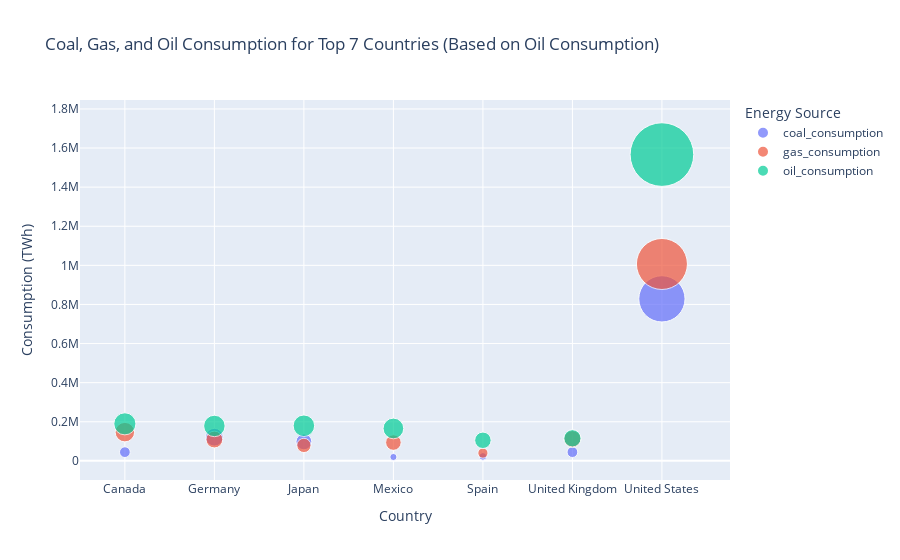

This figure's notebook cell:
### Code cell
# Filtered from 2000 to 2024
filtered_df = df_mongo[(df_mongo['year'] >= 2000) & (df_mongo['year'] <= 2024)]

# Get the top 7 countries based on oil consumption
top_countries_oil = filtered_df.groupby('country')['oil_consumption'].sum().nlargest(7).index

# Filter data for the top 7 countries
top_countries_data = filtered_df[filtered_df['country'].isin(top_countries_oil)]

# Group by country and sum the consumption for each energy source (coal, gas, oil)
grouped_data = top_countries_data.groupby('country').agg({
    'coal_consumption': 'sum',
    'gas_consumption': 'sum',
    'oil_consumption': 'sum'
}).reset_index()

# Convert the data to long format for Plotly
long_format = grouped_data.melt(id_vars='country', 
                                value_vars=['coal_consumption', 'gas_consumption', 'oil_consumption'], 
                                var_name='Energy Source', value_name='Consumption')

# Create the bubble plot using Plotly
fig = px.scatter(long_format, 
                 x='country', 
                 y='Consumption', 
                 size='Consumption',
                 size_max=45, 
                 color='Energy Source',
                 labels={'Consumption':'Consumption (TWh)', 'country':'Country'},
                 title='Coal, Gas, and Oil Consumption for Top 7 Countries (Based on Oil Consumption)',
                 hover_name='country', 
                 hover_data=['Consumption', 'Energy Source'])

# Update axis labels
fig.update_layout(xaxis_title='Country', yaxis_title='Consumption (TWh)')

# Show the plot
fig.show()

### Figure 1 — Plotly figure (JSON) as saved in the notebook; plotly's stock layout.template omitted (floating-point values rounded to 4 significant figures)
{"data": [{"customdata": [["coal_consumption"], ["coal_consumption"], ["coal_consumption"], ["coal_consumption"], ["coal_consumption"], ["coal_consumption"], ["coal_consumption"]], "hovertemplate": "<b>%{hovertext}</b><br><br>Energy Source=%{customdata[0]}<br>Country=%{x}<br>Consumption (TWh)=%{marker.size}<extra></extra>", "hovertext": ["Canada", "Germany", "Japan", "Mexico", "Spain", "United Kingdom", "United States"], "legendgroup": "coal_consumption", "marker": {"color": "#636efa", "size": [44580.0, 121100.0, 97270.0, 19760.0, 22860.0, 44770.0, 828600.0], "sizemode": "area", "sizeref": 773.6, "symbol": "circle"}, "mode": "markers", "name": "coal_consumption", "orientation": "v", "showlegend": true, "type": "scatter", "x": ["Canada", "Germany", "Japan", "Mexico", "Spain", "United Kingdom", "United States"], "xaxis": "x", "y": [44580.0, 121100.0, 97270.0, 19760.0, 22860.0, 44770.0, 828600.0], "yaxis": "y"}, {"customdata": [["gas_consumption"], ["gas_consumption"], ["gas_consumption"], ["gas_consumption"], ["gas_consumption"], ["gas_consumption"], ["gas_consumption"]], "hovertemplate": "<b>%{hovertext}</b><br><br>Energy Source=%{customdata[0]}<br>Country=%{x}<br>Consumption (TWh)=%{marker.size}<extra></extra>", "hovertext": ["Canada", "Germany", "Japan", "Mexico", "Spain", "United Kingdom", "United States"], "legendgroup": "gas_consumption", "marker": {"color": "#EF553B", "size": [147000.0, 109000.0, 78950.0, 93620.0, 39870.0, 111500.0, 1007000.0], "sizemode": "area", "sizeref": 773.6, "symbol": "circle"}, "mode": "markers", "name": "gas_consumption", "orientation": "v", "showlegend": true, "type": "scatter", "x": ["Canada", "Germany", "Japan", "Mexico", "Spain", "United Kingdom", "United States"], "xaxis": "x", "y": [147000.0, 109000.0, 78950.0, 93620.0, 39870.0, 111500.0, 1007000.0], "yaxis": "y"}, {"customdata": [["oil_consumption"], ["oil_consumption"], ["oil_consumption"], ["oil_consumption"], ["oil_consumption"], ["oil_consumption"], ["oil_consumption"]], "hovertemplate": "<b>%{hovertext}</b><br><br>Energy Source=%{customdata[0]}<br>Country=%{x}<br>Consumption (TWh)=%{marker.size}<extra></extra>", "hovertext": ["Canada", "Germany", "Japan", "Mexico", "Spain", "United Kingdom", "United States"], "legendgroup": "oil_consumption", "marker": {"color": "#00cc96", "size": [189400.0, 178500.0, 179500.0, 165700.0, 105200.0, 115500.0, 1567000.0], "sizemode": "area", "sizeref": 773.6, "symbol": "circle"}, "mode": "markers", "name": "oil_consumption", "orientation": "v", "showlegend": true, "type": "scatter", "x": ["Canada", "Germany", "Japan", "Mexico", "Spain", "United Kingdom", "United States"], "xaxis": "x", "y": [189400.0, 178500.0, 179500.0, 165700.0, 105200.0, 115500.0, 1567000.0], "yaxis": "y"}], "layout": {"legend": {"itemsizing": "constant", "title": {"text": "Energy Source"}, "tracegroupgap": 0}, "title": {"text": "Coal, Gas, and Oil Consumption for Top 7 Countries (Based on Oil Consumption)"}, "xaxis": {"anchor": "y", "domain": [0, 1], "title": {"text": "Country"}}, "yaxis": {"anchor": "x", "domain": [0, 1], "title": {"text": "Consumption (TWh)"}}}}
